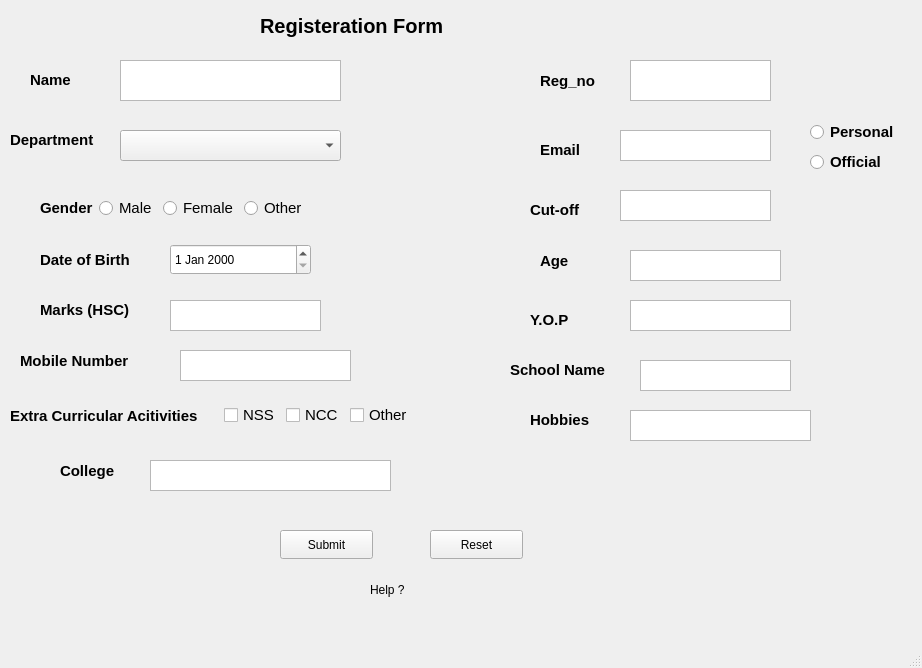
<?xml version="1.0" encoding="UTF-8"?>
<ui version="4.0">
 <class>MainWindow</class>
 <widget class="QMainWindow" name="MainWindow">
  <property name="geometry">
   <rect>
    <x>0</x>
    <y>0</y>
    <width>922</width>
    <height>668</height>
   </rect>
  </property>
  <property name="windowTitle">
   <string>MainWindow</string>
  </property>
  <widget class="QWidget" name="centralwidget">
   <widget class="QLabel" name="label">
    <property name="geometry">
     <rect>
      <x>260</x>
      <y>0</y>
      <width>251</width>
      <height>51</height>
     </rect>
    </property>
    <property name="font">
     <font>
      <pointsize>15</pointsize>
      <bold>true</bold>
     </font>
    </property>
    <property name="text">
     <string>Registeration Form</string>
    </property>
   </widget>
   <widget class="QTextEdit" name="textEdit">
    <property name="geometry">
     <rect>
      <x>120</x>
      <y>60</y>
      <width>221</width>
      <height>41</height>
     </rect>
    </property>
   </widget>
   <widget class="QTextEdit" name="textEdit_2">
    <property name="geometry">
     <rect>
      <x>630</x>
      <y>60</y>
      <width>141</width>
      <height>41</height>
     </rect>
    </property>
   </widget>
   <widget class="QComboBox" name="comboBox">
    <property name="geometry">
     <rect>
      <x>120</x>
      <y>130</y>
      <width>221</width>
      <height>31</height>
     </rect>
    </property>
    <item>
     <property name="text">
      <string/>
     </property>
    </item>
    <item>
     <property name="text">
      <string>IT</string>
     </property>
    </item>
    <item>
     <property name="text">
      <string>CSE</string>
     </property>
    </item>
    <item>
     <property name="text">
      <string>Mech</string>
     </property>
    </item>
    <item>
     <property name="text">
      <string>ECE</string>
     </property>
    </item>
    <item>
     <property name="text">
      <string>EEE</string>
     </property>
    </item>
    <item>
     <property name="text">
      <string>AI</string>
     </property>
    </item>
   </widget>
   <widget class="QDateEdit" name="dateEdit">
    <property name="geometry">
     <rect>
      <x>170</x>
      <y>244</y>
      <width>141</width>
      <height>31</height>
     </rect>
    </property>
   </widget>
   <widget class="QTextEdit" name="textEdit_3">
    <property name="geometry">
     <rect>
      <x>630</x>
      <y>250</y>
      <width>151</width>
      <height>31</height>
     </rect>
    </property>
   </widget>
   <widget class="QTextEdit" name="textEdit_4">
    <property name="geometry">
     <rect>
      <x>620</x>
      <y>130</y>
      <width>151</width>
      <height>31</height>
     </rect>
    </property>
   </widget>
   <widget class="QLabel" name="label_2">
    <property name="geometry">
     <rect>
      <x>30</x>
      <y>70</y>
      <width>63</width>
      <height>20</height>
     </rect>
    </property>
    <property name="font">
     <font>
      <pointsize>11</pointsize>
      <bold>true</bold>
     </font>
    </property>
    <property name="text">
     <string>Name</string>
    </property>
   </widget>
   <widget class="QLabel" name="label_3">
    <property name="geometry">
     <rect>
      <x>540</x>
      <y>70</y>
      <width>71</width>
      <height>21</height>
     </rect>
    </property>
    <property name="font">
     <font>
      <pointsize>11</pointsize>
      <bold>true</bold>
     </font>
    </property>
    <property name="text">
     <string>Reg_no</string>
    </property>
   </widget>
   <widget class="QLabel" name="label_5">
    <property name="geometry">
     <rect>
      <x>10</x>
      <y>130</y>
      <width>111</width>
      <height>20</height>
     </rect>
    </property>
    <property name="font">
     <font>
      <pointsize>11</pointsize>
      <bold>true</bold>
     </font>
    </property>
    <property name="text">
     <string>Department</string>
    </property>
   </widget>
   <widget class="QLabel" name="label_6">
    <property name="geometry">
     <rect>
      <x>40</x>
      <y>250</y>
      <width>121</width>
      <height>20</height>
     </rect>
    </property>
    <property name="font">
     <font>
      <pointsize>11</pointsize>
      <bold>true</bold>
     </font>
    </property>
    <property name="text">
     <string>Date of Birth</string>
    </property>
   </widget>
   <widget class="QLabel" name="label_7">
    <property name="geometry">
     <rect>
      <x>540</x>
      <y>250</y>
      <width>41</width>
      <height>21</height>
     </rect>
    </property>
    <property name="font">
     <font>
      <pointsize>11</pointsize>
      <bold>true</bold>
     </font>
    </property>
    <property name="text">
     <string>Age</string>
    </property>
   </widget>
   <widget class="QLabel" name="label_8">
    <property name="geometry">
     <rect>
      <x>540</x>
      <y>140</y>
      <width>63</width>
      <height>20</height>
     </rect>
    </property>
    <property name="font">
     <font>
      <pointsize>11</pointsize>
      <bold>true</bold>
     </font>
    </property>
    <property name="text">
     <string>Email</string>
    </property>
   </widget>
   <widget class="QLabel" name="label_9">
    <property name="geometry">
     <rect>
      <x>530</x>
      <y>200</y>
      <width>63</width>
      <height>20</height>
     </rect>
    </property>
    <property name="font">
     <font>
      <pointsize>11</pointsize>
      <bold>true</bold>
     </font>
    </property>
    <property name="text">
     <string>Cut-off</string>
    </property>
   </widget>
   <widget class="QTextEdit" name="textEdit_5">
    <property name="geometry">
     <rect>
      <x>630</x>
      <y>410</y>
      <width>181</width>
      <height>31</height>
     </rect>
    </property>
    <property name="toolTipDuration">
     <number>4</number>
    </property>
   </widget>
   <widget class="QTextEdit" name="textEdit_6">
    <property name="geometry">
     <rect>
      <x>620</x>
      <y>190</y>
      <width>151</width>
      <height>31</height>
     </rect>
    </property>
   </widget>
   <widget class="QTextEdit" name="textEdit_7">
    <property name="geometry">
     <rect>
      <x>170</x>
      <y>300</y>
      <width>151</width>
      <height>31</height>
     </rect>
    </property>
   </widget>
   <widget class="QLabel" name="label_10">
    <property name="geometry">
     <rect>
      <x>40</x>
      <y>300</y>
      <width>111</width>
      <height>20</height>
     </rect>
    </property>
    <property name="font">
     <font>
      <pointsize>11</pointsize>
      <bold>true</bold>
     </font>
    </property>
    <property name="text">
     <string>Marks (HSC) </string>
    </property>
   </widget>
   <widget class="QLabel" name="label_11">
    <property name="geometry">
     <rect>
      <x>530</x>
      <y>310</y>
      <width>63</width>
      <height>20</height>
     </rect>
    </property>
    <property name="font">
     <font>
      <pointsize>11</pointsize>
      <bold>true</bold>
     </font>
    </property>
    <property name="text">
     <string>Y.O.P</string>
    </property>
   </widget>
   <widget class="QTextEdit" name="textEdit_8">
    <property name="geometry">
     <rect>
      <x>630</x>
      <y>300</y>
      <width>161</width>
      <height>31</height>
     </rect>
    </property>
   </widget>
   <widget class="QTextEdit" name="textEdit_9">
    <property name="geometry">
     <rect>
      <x>180</x>
      <y>350</y>
      <width>171</width>
      <height>31</height>
     </rect>
    </property>
   </widget>
   <widget class="QLabel" name="label_12">
    <property name="geometry">
     <rect>
      <x>20</x>
      <y>340</y>
      <width>151</width>
      <height>41</height>
     </rect>
    </property>
    <property name="font">
     <font>
      <pointsize>11</pointsize>
      <bold>true</bold>
     </font>
    </property>
    <property name="text">
     <string>Mobile Number</string>
    </property>
   </widget>
   <widget class="QRadioButton" name="radioButton_4">
    <property name="geometry">
     <rect>
      <x>810</x>
      <y>120</y>
      <width>107</width>
      <height>24</height>
     </rect>
    </property>
    <property name="font">
     <font>
      <pointsize>11</pointsize>
      <bold>true</bold>
     </font>
    </property>
    <property name="text">
     <string>Personal</string>
    </property>
   </widget>
   <widget class="QRadioButton" name="radioButton_5">
    <property name="geometry">
     <rect>
      <x>810</x>
      <y>150</y>
      <width>107</width>
      <height>24</height>
     </rect>
    </property>
    <property name="font">
     <font>
      <pointsize>11</pointsize>
      <bold>true</bold>
     </font>
    </property>
    <property name="text">
     <string>Official</string>
    </property>
   </widget>
   <widget class="QLabel" name="label_13">
    <property name="geometry">
     <rect>
      <x>510</x>
      <y>360</y>
      <width>121</width>
      <height>20</height>
     </rect>
    </property>
    <property name="font">
     <font>
      <pointsize>11</pointsize>
      <bold>true</bold>
     </font>
    </property>
    <property name="text">
     <string>School Name</string>
    </property>
   </widget>
   <widget class="QTextEdit" name="textEdit_10">
    <property name="geometry">
     <rect>
      <x>640</x>
      <y>360</y>
      <width>151</width>
      <height>31</height>
     </rect>
    </property>
   </widget>
   <widget class="QLabel" name="label_15">
    <property name="geometry">
     <rect>
      <x>530</x>
      <y>410</y>
      <width>81</width>
      <height>20</height>
     </rect>
    </property>
    <property name="font">
     <font>
      <pointsize>11</pointsize>
      <bold>true</bold>
     </font>
    </property>
    <property name="toolTip">
     <string>&lt;html&gt;&lt;head/&gt;&lt;body&gt;&lt;p&gt;Tell about Your Hobbies&lt;/p&gt;&lt;p&gt;&lt;br/&gt;&lt;/p&gt;&lt;/body&gt;&lt;/html&gt;</string>
    </property>
    <property name="text">
     <string>Hobbies</string>
    </property>
   </widget>
   <widget class="QLabel" name="label_16">
    <property name="geometry">
     <rect>
      <x>60</x>
      <y>460</y>
      <width>71</width>
      <height>21</height>
     </rect>
    </property>
    <property name="font">
     <font>
      <pointsize>11</pointsize>
      <bold>true</bold>
     </font>
    </property>
    <property name="text">
     <string>College</string>
    </property>
   </widget>
   <widget class="QTextEdit" name="textEdit_11">
    <property name="geometry">
     <rect>
      <x>150</x>
      <y>460</y>
      <width>241</width>
      <height>31</height>
     </rect>
    </property>
   </widget>
   <widget class="QPushButton" name="pushButton">
    <property name="geometry">
     <rect>
      <x>280</x>
      <y>530</y>
      <width>93</width>
      <height>29</height>
     </rect>
    </property>
    <property name="text">
     <string>Submit</string>
    </property>
   </widget>
   <widget class="QPushButton" name="pushButton_2">
    <property name="geometry">
     <rect>
      <x>430</x>
      <y>530</y>
      <width>93</width>
      <height>29</height>
     </rect>
    </property>
    <property name="text">
     <string>Reset</string>
    </property>
   </widget>
   <widget class="QLabel" name="label_17">
    <property name="geometry">
     <rect>
      <x>370</x>
      <y>580</y>
      <width>63</width>
      <height>20</height>
     </rect>
    </property>
    <property name="text">
     <string>Help ?</string>
    </property>
   </widget>
   <widget class="QWidget" name="">
    <property name="geometry">
     <rect>
      <x>40</x>
      <y>190</y>
      <width>302</width>
      <height>36</height>
     </rect>
    </property>
    <layout class="QHBoxLayout" name="horizontalLayout_6">
     <item>
      <layout class="QHBoxLayout" name="horizontalLayout_3">
       <item>
        <widget class="QLabel" name="label_4">
         <property name="font">
          <font>
           <pointsize>11</pointsize>
           <bold>true</bold>
          </font>
         </property>
         <property name="text">
          <string>Gender</string>
         </property>
        </widget>
       </item>
       <item>
        <widget class="QRadioButton" name="radioButton">
         <property name="font">
          <font>
           <pointsize>11</pointsize>
           <bold>false</bold>
          </font>
         </property>
         <property name="text">
          <string>Male</string>
         </property>
        </widget>
       </item>
       <item>
        <layout class="QHBoxLayout" name="horizontalLayout_2">
         <item>
          <layout class="QHBoxLayout" name="horizontalLayout">
           <item>
            <widget class="QRadioButton" name="radioButton_2">
             <property name="font">
              <font>
               <pointsize>11</pointsize>
               <bold>false</bold>
              </font>
             </property>
             <property name="text">
              <string>Female</string>
             </property>
            </widget>
           </item>
          </layout>
         </item>
        </layout>
       </item>
      </layout>
     </item>
     <item>
      <widget class="QRadioButton" name="radioButton_3">
       <property name="font">
        <font>
         <pointsize>11</pointsize>
         <bold>false</bold>
        </font>
       </property>
       <property name="text">
        <string>Other</string>
       </property>
      </widget>
     </item>
    </layout>
   </widget>
   <widget class="QWidget" name="">
    <property name="geometry">
     <rect>
      <x>10</x>
      <y>400</y>
      <width>421</width>
      <height>31</height>
     </rect>
    </property>
    <layout class="QHBoxLayout" name="horizontalLayout_7">
     <item>
      <widget class="QLabel" name="label_14">
       <property name="font">
        <font>
         <pointsize>11</pointsize>
         <bold>true</bold>
        </font>
       </property>
       <property name="text">
        <string>Extra Curricular Acitivities</string>
       </property>
      </widget>
     </item>
     <item>
      <layout class="QHBoxLayout" name="horizontalLayout_5">
       <item>
        <layout class="QHBoxLayout" name="horizontalLayout_4">
         <item>
          <widget class="QCheckBox" name="checkBox">
           <property name="font">
            <font>
             <pointsize>11</pointsize>
            </font>
           </property>
           <property name="text">
            <string>NSS</string>
           </property>
          </widget>
         </item>
         <item>
          <widget class="QCheckBox" name="checkBox_2">
           <property name="font">
            <font>
             <pointsize>11</pointsize>
            </font>
           </property>
           <property name="text">
            <string>NCC</string>
           </property>
          </widget>
         </item>
        </layout>
       </item>
       <item>
        <widget class="QCheckBox" name="checkBox_3">
         <property name="font">
          <font>
           <pointsize>11</pointsize>
          </font>
         </property>
         <property name="text">
          <string>Other</string>
         </property>
        </widget>
       </item>
      </layout>
     </item>
    </layout>
   </widget>
  </widget>
  <widget class="QMenuBar" name="menubar">
   <property name="geometry">
    <rect>
     <x>0</x>
     <y>0</y>
     <width>922</width>
     <height>26</height>
    </rect>
   </property>
  </widget>
  <widget class="QStatusBar" name="statusbar"/>
 </widget>
 <resources/>
 <connections/>
</ui>
